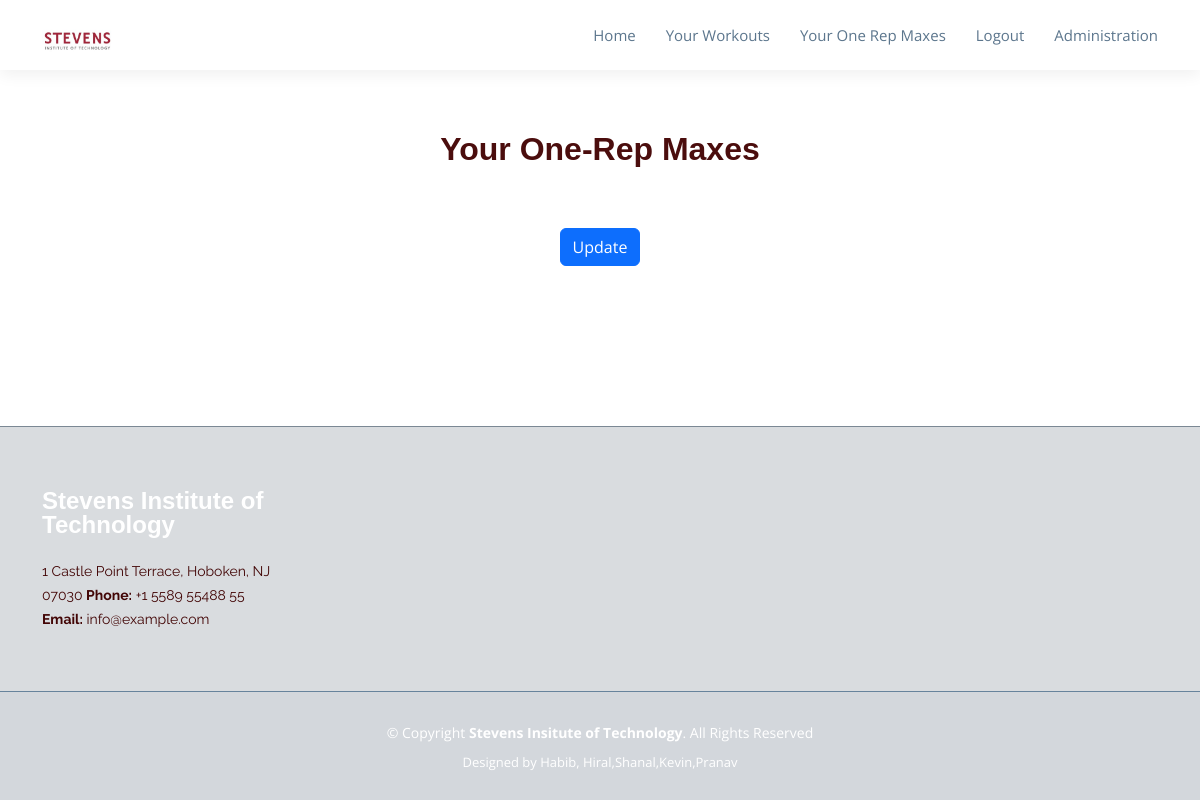
The page /workouts/oneRepMaxes (signed in) on the database as committed earlier.
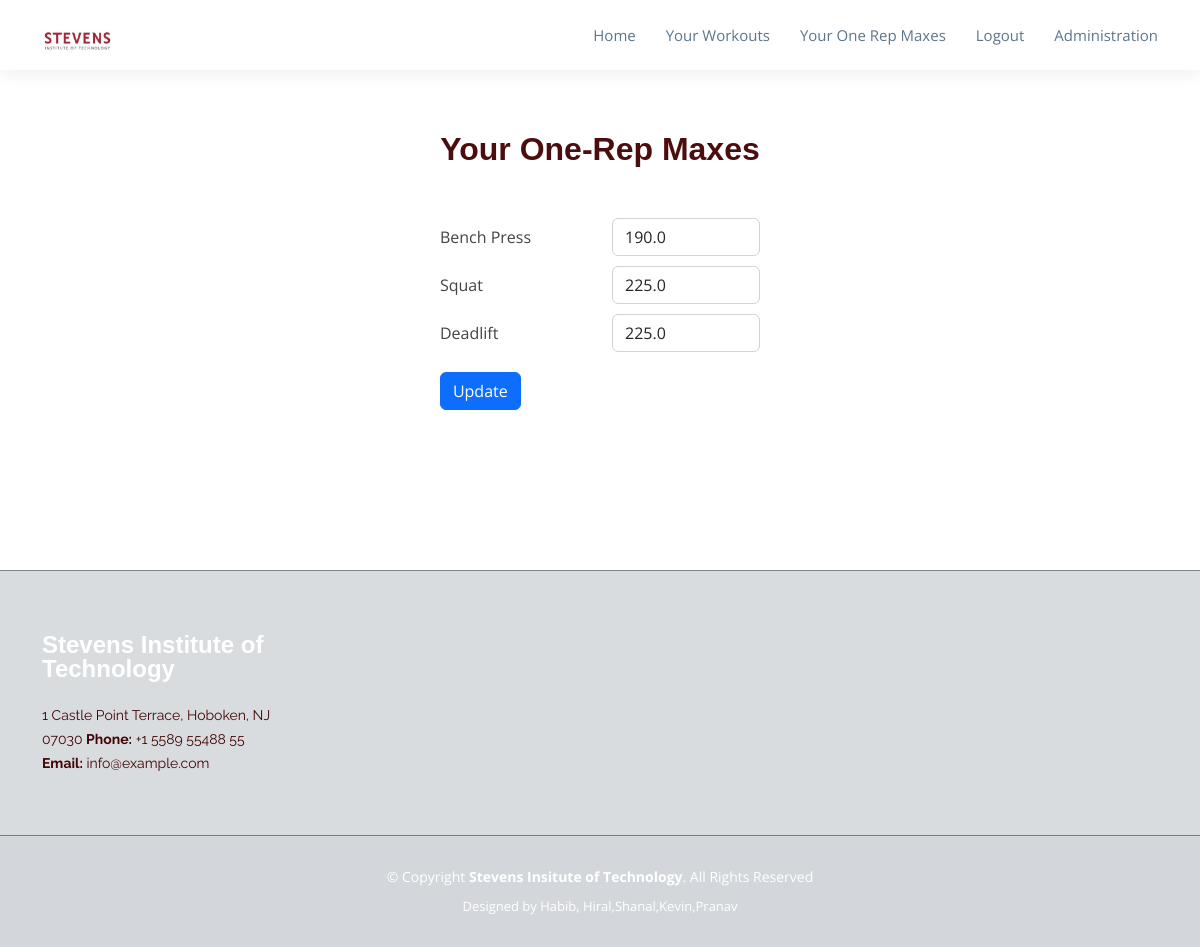
The same page on the database as committed later.
### base/models.py (models this page shows, shortened)
class OneRepMax(models.Model):
    exercise = models.TextField(null=False)
    weight = models.FloatField(null=False)
    user = models.ForeignKey(User, on_delete=models.CASCADE, default=None)

### base/views.py (the view)
# urls.py: path('workouts/oneRepMaxes', views.one_rep_max, name="oneRepMaxes"),
def one_rep_max(request):
    if request.user.is_authenticated:
        member = request.user
        one_rep_maxes = OneRepMax.objects.filter(user=member.id)
        if one_rep_maxes is not None:
            context = {
                'oneRepMaxes': one_rep_maxes
            }
        return render(request, 'base/one_rep_max.html', context)
    else:
        return render(request, 'base/404.html', context={
            'msg': 'You must be logged in to view your One Rep Maxes'
        })

### base/templates/base/one_rep_max.html (shortened to what this page needs)
{% load static %}
<!DOCTYPE html>
<html lang="en">
<head>
  <link href="{% static 'home/vendor/animate.css/animate.min.css' %}" rel="stylesheet">
  <link href="{% static 'home/vendor/aos/aos.css' %}" rel="stylesheet">
  <link href="{% static 'home/vendor/bootstrap/css/bootstrap.min.css' %}" rel="stylesheet">
  <link href="{% static 'home/vendor/bootstrap-icons/bootstrap-icons.css' %}" rel="stylesheet">
  <link href="{% static 'home/vendor/boxicons/css/boxicons.min.css' %}" rel="stylesheet">
  <link href="{% static 'home/vendor/glightbox/css/glightbox.min.css' %}" rel="stylesheet">
  <link href="{% static 'home/vendor/swiper/swiper-bundle.min.css' %}" rel="stylesheet">
  <link rel="stylesheet" href="https://cdnjs.cloudflare.com/ajax/libs/font-awesome/4.7.0/css/font-awesome.min.css">
  <link href="{% static 'home/css/style.css' %}" rel="stylesheet">
  <link href="{% static 'home/css/style2.css' %}" rel="stylesheet">
</head>
<body>
    <header id="header" class="d-flex align-items-center">
        <div class="container d-flex align-items-center">
        <div class="logo me-auto">
        <a href="/"><img src="{% static 'home/img/logo/logo-1.jpg' %}" alt="" class="img-fluid"></a>
        </div>
        {% include 'base/navbar.html' %}
        </div>
    </header>
    <section id="oneRepMax">
        <div class="container">
            <div class="section-title">
                <h2>Your One-Rep Maxes</h2>
            </div>
            <div class="row">
                <div class="d-flex justify-content-center" style="padding-bottom: 100px;">
                    <form method="POST" action="oneRepMaxes/update">
                        {% for orm in oneRepMaxes %}
                        <div class="form-group row" style="margin-bottom: 10px;">
                            <label class="col-sm-6 col-form-label" for="onerepmax-{{orm.id}}">{{orm.exercise}}</label>
                            <div class="col-sm-6">
                                <input type="number" name="weight" class="form-control" id="onerepmax-{{orm.id}}" value="{{orm.weight}}"/>
                            </div>
                        </div>
                        {% endfor %}
                        <button type="submit" class="btn btn-primary" style="margin-top: 10px">Update</button>
                    </form>
                </div>
            </div>
        </div>
    </section>
    <footer id="footer">
        <div class="footer-top">
        <div class="container">
            <div class="row">
            <div class="col-lg-3 col-md-6 footer-info">
                <h3>Stevens Institute of Technology</h3>
                <p>
                1 Castle Point Terrace, Hoboken, NJ 07030
                <strong>Phone:</strong> +1 5589 55488 55<br>
                <strong>Email:</strong> info@example.com<br>
                </p>
                </div>
            </div>
            </div>
        </div>
        <div class="container">
        <div class="copyright">
            &copy; Copyright <strong><span>Stevens Insitute of Technology</span></strong>. All Rights Reserved
        </div>
        <div class="credits">
            Designed by Habib, Hiral,Shanal,Kevin,Pranav</a>
        </div>
        </div>
    </footer>
</body>

Rows that differ between the two databases and show on the page:
added OneRepMax: exercise "Bench Press", weight "190.0"
added OneRepMax: exercise "Squat", weight "225.0"
added OneRepMax: exercise "Deadlift", weight "225.0"
